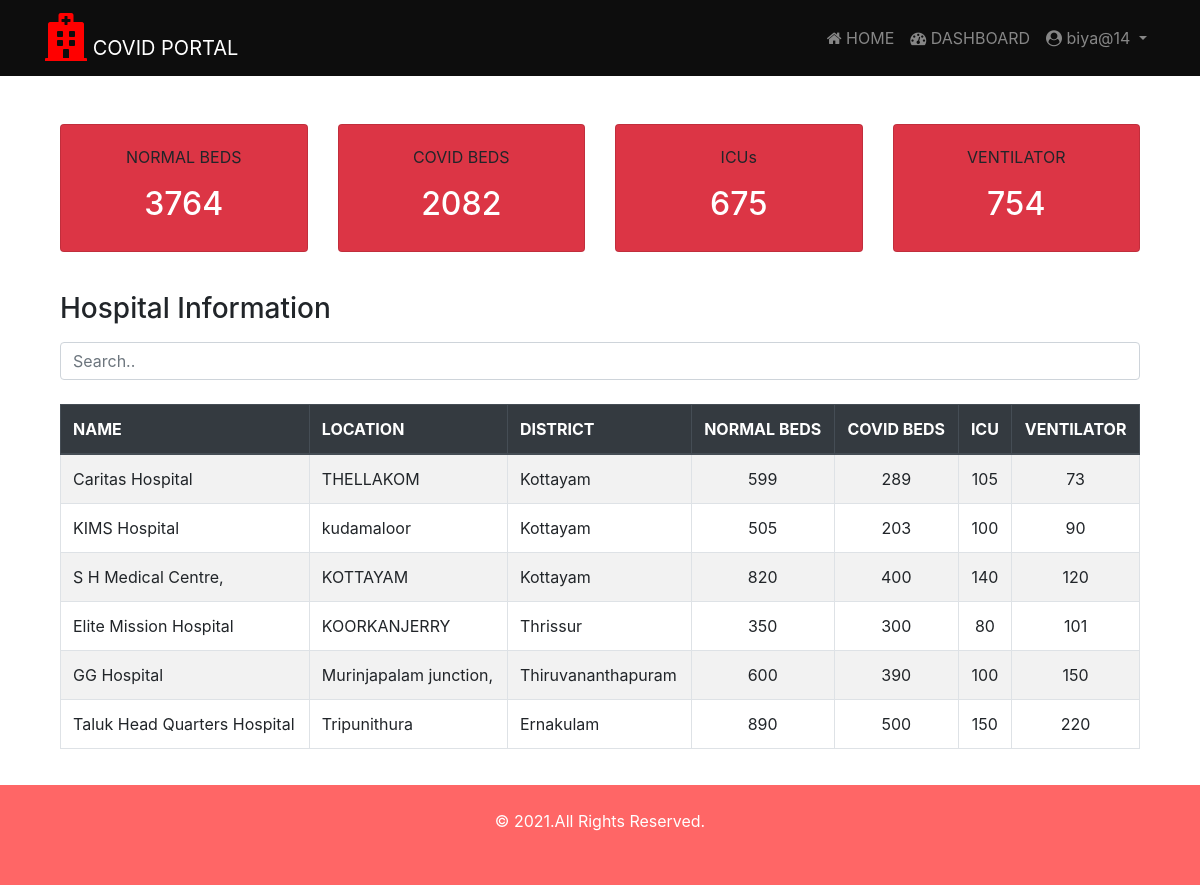
/beds/ (signed in), run on the app's committed database.
### beds/models.py (models this page shows, shortened)
class Hospital(models.Model):
    sc = (
    ('gov', 'Government'),
    ('prv', 'Private')
    )
    name = models.CharField(max_length=50)
    location = models.CharField(max_length=50)
    district = models.CharField(max_length=2, choices=dt)
    phone = models.CharField(max_length=12)
    sector = models.CharField(max_length=3, choices=sc)
    covid_beds = models.IntegerField()
    normal_beds = models.IntegerField()
    icu_beds = models.IntegerField()
    ventilator = models.IntegerField()
    user = models.OneToOneField(User, on_delete=models.CASCADE, blank=True, null=True)

### beds/views.py (the view)
# urls.py: path('', views.index,name='index'),
def index(request):
    normal_beds = Hospital.objects.aggregate(total=Sum('normal_beds'))
    covid_beds = Hospital.objects.aggregate(total=Sum('covid_beds'))
    icu = Hospital.objects.aggregate(total=Sum('icu_beds'))
    ventilator = Hospital.objects.aggregate(total=Sum('ventilator'))
    page = request.GET.get('page', 1)
    hospital_list = Hospital.objects.all()
    paginator = Paginator(hospital_list, 10)
    try:
        hospitals = paginator.page(page)
    except PageNotAnInteger:
        hospitals = paginator.page(1)
    except EmptyPage:
        hospitals = paginator.page(paginator.num_pages)
    context = {
        'normal_beds': normal_beds,
        'covid_beds': covid_beds,
        'icu': icu,
        'ventilator': ventilator,
        'hospitals': hospitals
    }
    return render(request, 'beds/summary.html', context)

### beds/templates/beds/summary.html (shortened to what this page needs)
{% extends 'beds/index.html'%}
{% block content %}
<div class="container mt-4 pt-4 pb-4">
  <div class="card-deck">
    <div class="card bg-danger">
      <div class="card-body text-center">
        <p class="card-text"> NORMAL BEDS </p>
        <h2 class="text-white">{{ normal_beds.total }}</h2>
      </div>
    </div>
    <div class="card bg-danger">
      <div class="card-body text-center">
        <p class="card-text"> COVID BEDS </p>
        <h2 class="text-white">{{ covid_beds.total }}</h2>
      </div>
    </div>
    <div class="card bg-danger">
      <div class="card-body text-center">
        <p class="card-text"> ICUs </p>
        <h2 class="text-white">{{ icu.total }}</h2>
      </div>
    </div>
    <div class="card bg-danger">
      <div class="card-body text-center">
        <p class="card-text"> VENTILATOR </p>
        <h2 class="text-white">{{ ventilator.total }}</h2>
      </div>
    </div>
  </div>
</div>
<div class="container mt-3">
  <h3 class="mb-3">Hospital Information</h3>
  <input class="form-control" id="myInput" type="text" placeholder="Search..">
  <br>
  <table class="table table-bordered table-striped table-hover">
    <thead class="thead-dark">
      <tr>
        <th>NAME</th>
        <th>LOCATION</th>
        <th>DISTRICT</th>
        <th class="text-center">NORMAL BEDS</th>
        <th class="text-center">COVID BEDS</th>
        <th class="text-center">ICU</th>
        <th class="text-center">VENTILATOR</th>
      </tr>
    </thead>
    <tbody id="myTable">
      {% for hospital in hospitals %}
        <tr>
          <td>{{ hospital.name }}</td>
          <td>{{ hospital.location}}</td>
          <td>{{ hospital.get_district_display}}</td>
          <td class="text-center">{{ hospital.normal_beds}}</td>
          <td class="text-center">{{ hospital.covid_beds}}</td>
          <td class="text-center">{{ hospital.icu_beds}}</td>
          <td class="text-center">{{ hospital.ventilator}}</td>
        </tr>
      {% endfor %}
    </tbody>
  </table>
  <div style="height:120px;"></div>
</div>
{% endblock %}

### beds/templates/beds/index.html (shortened to what this page needs)
{% load static %}
<!DOCTYPE html>
<html lang="en">
<head>
   <link rel="stylesheet" href="https://use.fontawesome.com/releases/v5.6.3/css/all.css">
  <link rel="stylesheet" href="https://cdnjs.cloudflare.com/ajax/libs/font-awesome/4.7.0/css/font-awesome.min.css">
  <link rel="stylesheet" href="https://maxcdn.bootstrapcdn.com/bootstrap/4.5.2/css/bootstrap.min.css">
  <link rel="stylesheet" href="{% static 'beds/CSS/style.css'%}">
</head>
<body>
  <nav class="navbar navbar-expand-sm bg-hue navbar-dark">
    <div class="container">
    <a class="navbar-brand" href="#"><i class='fas fa-hospital' style='font-size:48px;color:red'></i> COVID PORTAL</a>
    {% if user.is_authenticated %}
    <ul class="navbar-nav">
          <li class="nav-item">
            <a class="nav-link" href="{% url 'index' %}"><i class="fa fa-home"></i> HOME </a>
          </li>
          <li class="nav-item">
            <a class="nav-link" href="{% url 'dashboard' %}"><i class="fa fa-dashboard"></i> DASHBOARD </a>
          </li>
         <li class="nav-item dropdown">
           <a class="nav-link dropdown-toggle" href="#" id="navbardrop" data-toggle="dropdown">
             <i class="fa fa-user-circle"></i> {{ user.username }}
           </a>
         </li>
        </ul>
      {% endif %}
  </nav>
<div class="container">
  {% block content %}
  {% endblock %}
</div>
<footer class="footer" style="position:fixed; bottom:0; width:100%;">
  <div class="container-fluid p-4">
    <p class="text-center">&copy; 2021.All Rights Reserved.</p>
</body>
</html>

### beds/static/beds/CSS/style.css (style rules this page uses)
.bg-hue { background-color: #0d0d0d; color: white; }
.footer { background-color: #ff6666; color: white; height: 100px; }

### data on the page
Hospital: name "Caritas Hospital", location "THELLAKOM", district "Kottayam", normal_beds "599", covid_beds "289", icu_beds "105", ventilator "73"
Hospital: name "KIMS Hospital", location "kudamaloor", district "Kottayam", normal_beds "505", covid_beds "203", icu_beds "100", ventilator "90"
Hospital: name "S H Medical Centre,", location "KOTTAYAM", district "Kottayam", normal_beds "820", covid_beds "400", icu_beds "140", ventilator "120"
Hospital: name "Elite Mission Hospital", location "KOORKANJERRY", district "Thrissur", normal_beds "350", covid_beds "300", icu_beds "80", ventilator "101"
Hospital: name "GG Hospital", location "Murinjapalam junction,", district "Thiruvananthapuram", normal_beds "600", covid_beds "390", icu_beds "100", ventilator "150"
Hospital: name "Taluk Head Quarters Hospital", location "Tripunithura", district "Ernakulam", normal_beds "890", covid_beds "500", icu_beds "150", ventilator "220"

### other printed values
{{ user.username }} "biya@14"
{{ normal_beds.total }} "3764"
{{ covid_beds.total }} "2082"
{{ icu.total }} "675"
{{ ventilator.total }} "754"
